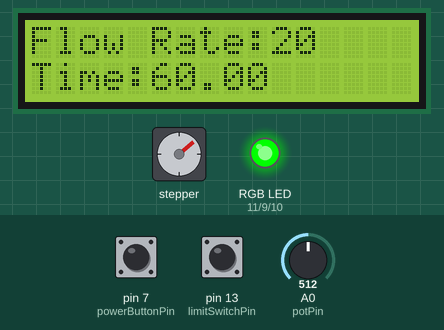
Recording of a sketch running on a simulated Arduino Uno, built with avr-gcc and run on an emulated ATmega328P. Parts: 16×2 character LCD, stepper motor, an RGB LED mixed from three pins (HIGH = lit). The inputs (shaded band) are chosen by the test bench; at power-on: A0 (potPin) = 512, pin 13 (limitSwitchPin) LOW, pin 7 (powerButtonPin) HIGH. Stepper angles assume 200 steps per turn; what the sketch prints to the serial monitor is not drawn.

Above: at 1.2 s.
1.3 s: A0 (potPin) set to 3
4.0 s: A0 (potPin) set to 0
At 4.3 s:
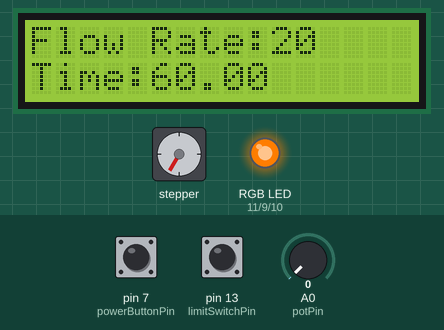
5.5 s: pin 13 (limitSwitchPin) pulled HIGH for 0.15 s
At 5.57 s:
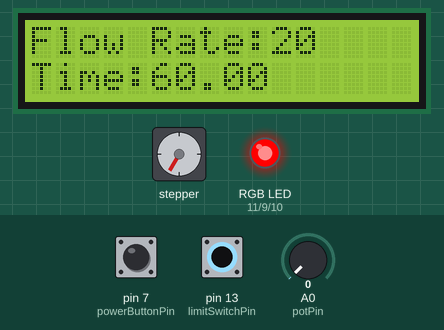
7.1 s: A0 (potPin) set to 23
At 7.25 s:
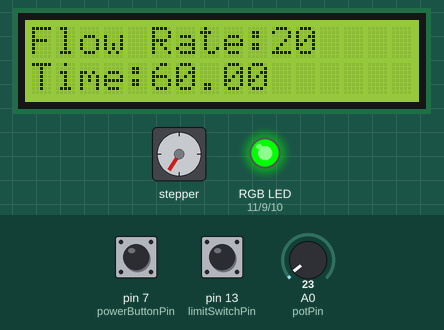
9.5 s: pin 7 (powerButtonPin) pulled LOW for 0.15 s
At 9.67 s:
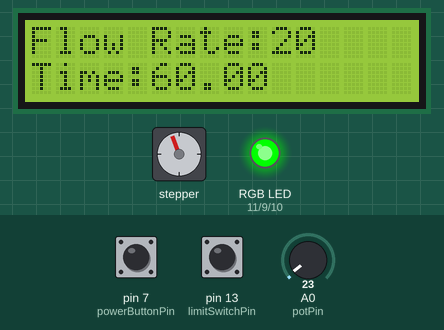
10.2 s: pin 7 (powerButtonPin) pulled LOW for 1 s
At 11.0 s:
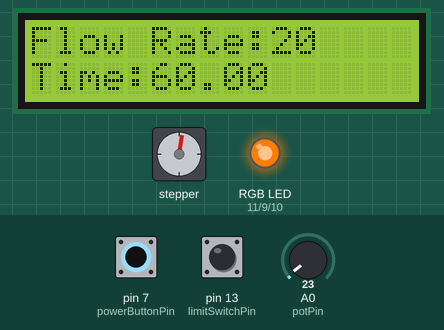
Timing chart, 0 to 14.8 s (numbered marks = the images above; inputs shaded):
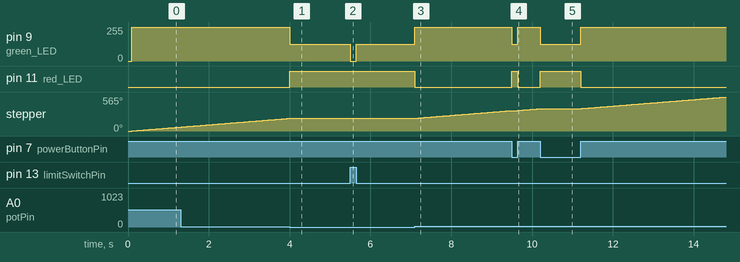

Measured:
- the behaviour switches between 2 and 1 on A0 (potPin) (found by bisection; images 0 and 1)
- after the input at 4.0 s, pin 9 (green_LED): 255/255 → 125/255 at once; pin 11 (red_LED): LOW → HIGH at once; stepper: stops changing and stays 210°
- after the input at 5.5 s, pin 9 (green_LED): 125/255 → 0/255 at once, → 125/255 0.15 s later
- after the input at 7.1 s, pin 9 (green_LED): 125/255 → 255/255 at once; pin 11 (red_LED): HIGH → LOW at once; stepper: keeps turning clockwise at about 55°/s, starting at once
- after the input at 9.5 s, pin 9 (green_LED): 255/255 → 125/255 at once, → 255/255 0.15 s later; pin 11 (red_LED): LOW → HIGH at once, → LOW 0.15 s later
- after the input at 10.2 s, pin 9 (green_LED): 255/255 → 125/255 at once, → 255/255 1.0 s later; pin 11 (red_LED): LOW → HIGH at once, → LOW 1.0 s later

The sketch:

Syringe_Pump_V3.ino
```cpp
#include <Wire.h>
#include <LiquidCrystal_I2C.h>
#include <AccelStepper.h>

AccelStepper stepper(AccelStepper::DRIVER, 3, 2);

LiquidCrystal_I2C lcd(0x27, 16, 2);

const int powerButtonPin = 7;
const int limitSwitchPin = 13;
const int red_LED = 11;
const int green_LED = 9;
const int blue_LED = 10;
const int potPin = A0;

float step2lin = 0.04;  // 0.04 mm per step
float syringeDiameter = 18.75;  // 18.75 mm for 20ml 14.65 mm for 10 mL
int flowRate = 20;  // in mL/min
int maxVolume = 20;  // mL

int oldPotValue = 0;
int potValue;

float diaCm = syringeDiameter / 10.0; // cm
float area = 0.25 * pow(diaCm, 2) * 3.14159;  // cm^2
float volume = area * (step2lin / 10);  // mL per Step

//calculate steps per sec for given flowrate and syringe diameter
float flow2step(int flowRate, float diameter) {
  float diaCm = diameter / 10.0;
  float area = 0.25 * pow(diaCm, 2) * 3.14159;
  float volume = area * (step2lin / 10);
  return (flowRate / 60.0) / volume;
}

// calculates the mL/min for given steps per sec
float step2flow(float step) {
  return step * volume * 60;
}

float distance = maxVolume / volume; // Steps to remove maxVolume
float totalDuration = distance / flow2step(flowRate,syringeDiameter); // the time to remove all fluid

//set up LCD display
void lcdDisplay(int flowRate, float duration) {
  lcd.setCursor(0, 0);
  lcd.print("Flow Rate:   ");
  lcd.setCursor(10, 0);
  lcd.print(flowRate);
  lcd.setCursor(0, 1);
  lcd.print("Time:");
  lcd.setCursor(5, 1);
  lcd.print(duration);
}


void setup() {
  Serial.begin(9600);

  lcd.init();
  lcd.backlight();

  pinMode(powerButtonPin, INPUT_PULLUP);
  pinMode(limitSwitchPin, INPUT);
  pinMode(potPin, INPUT);

  pinMode(red_LED, OUTPUT);
  pinMode(green_LED, OUTPUT);
  pinMode(blue_LED, OUTPUT);

  stepper.setMaxSpeed(1000);
  stepper.setAcceleration(0);

  float stepPersec = flow2step(flowRate, syringeDiameter);

  stepper.setSpeed(stepPersec);

  lcdDisplay(flowRate, totalDuration);
}

/*
setColor - allows for the RGB values of the to be set easier for the LED
*/
void setColor(int red, int green, int blue) {
  #ifdef COMMON_ANODE
    red = 255 - red;
    green = 255 - green;
    blue = 255 - blue;
  #endif
  analogWrite(red_LED, red);
  analogWrite(green_LED, green);
  analogWrite(blue_LED, blue);
}

unsigned long interval = 1000; // 1 sec
unsigned long curTime = 0;
float remainingTime = totalDuration; // Initialize remaining time

unsigned long lcdUpdateTime = 0;  // Variable to track LCD update time
const unsigned long lcdInterval = 2000;  // LCD update interval in milliseconds


void loop() {
  static unsigned long prevTime = millis(); // Initialize prevTime

  potValue = analogRead(potPin);

  if (potValue != oldPotValue) {
    oldPotValue = potValue;
    flowRate = map(potValue, 0, 1023, 0, 695);
    //stepper.setSpeed(flow2step(flowRate,syringeDiameter));
    Serial.print("Flow Rate (ml/min): ");
    Serial.println(flowRate);
    //Serial.println(stepper.speed());
    totalDuration = distance / flow2step(flowRate,syringeDiameter);
    remainingTime = totalDuration; // Reset remaining time when flow rate changes
    prevTime = millis(); // Reset the timer
  }


  /*
  unsigned long currentMillis = millis();
  // Update LCD display at intervals without delay
  if (currentMillis - lcdUpdateTime >= lcdInterval) {
    lcdUpdateTime = currentMillis;  // Reset the LCD update time
    lcdDisplay(flowRate, remainingTime);
    Serial.println("update");
  }
  */


  if (digitalRead(powerButtonPin) == LOW){
    setColor(255, 125, 0); // Yellow when paused
    remainingTime = 0; // Reset remaining time when not in operation
  }
  else if(digitalRead(limitSwitchPin) == HIGH){
    setColor(255, 0, 0); // Red when stopped
    remainingTime = 0; // Reset remaining time when not in operation
  }
  else if (flowRate == 0){
    setColor(255, 125, 0); // Yellow when paused
    remainingTime = 0; // Reset remaining time when flow rate is 0
  }
  else{
    stepper.runSpeed();
    setColor(0,255,0);  // Green when running

    /*
    curTime = millis(); // Get the current time
    unsigned long elapsedTime = curTime - prevTime;

    if (elapsedTime >= interval && remainingTime > 0) {
        remainingTime -= (elapsedTime / 1000.0); // Decrement remaining time
        prevTime = curTime; // Update previous time
    }
    else{
      remainingTime = 0;
    }
    */
  }
}
```
